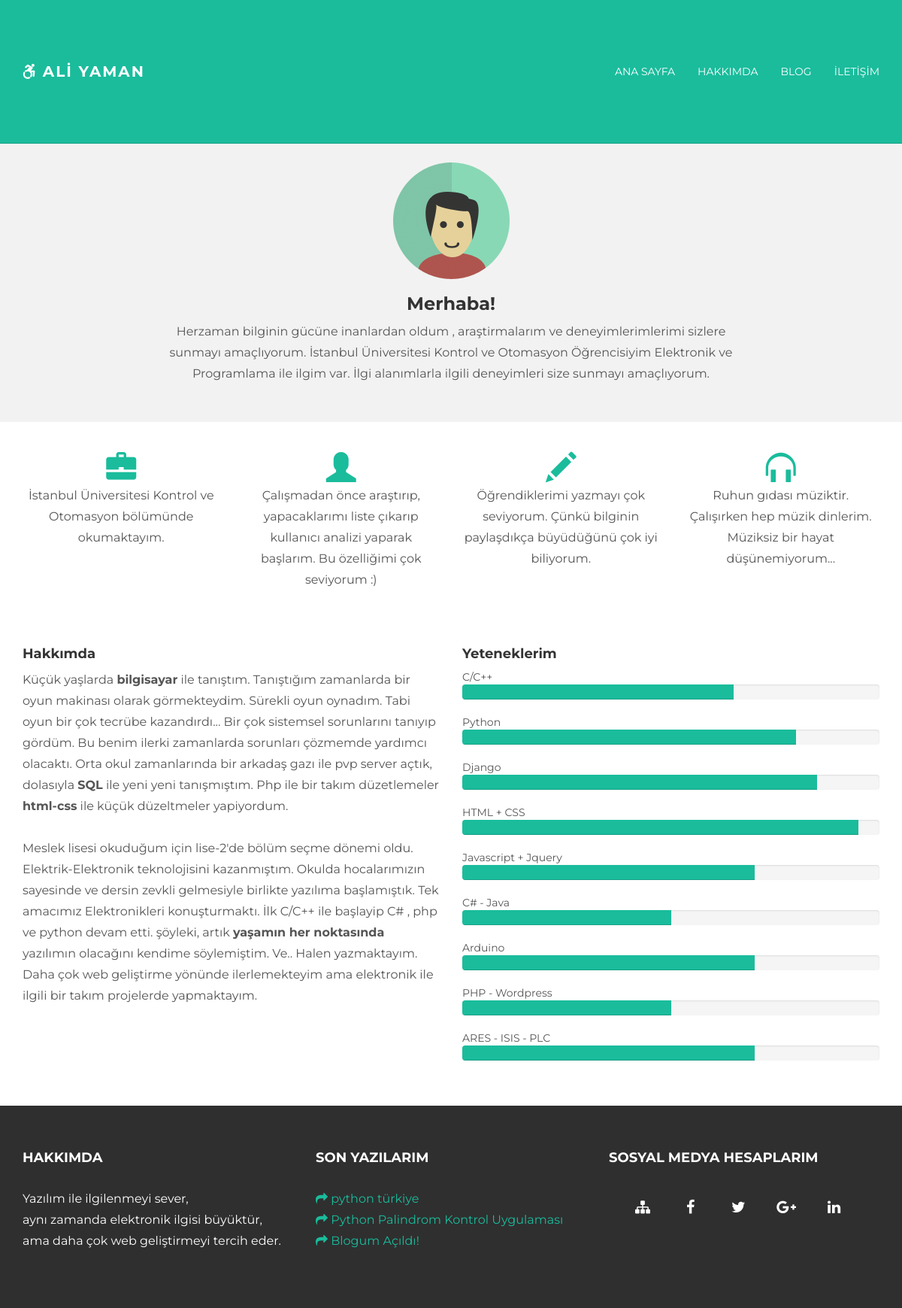
/hakkimda/, run on the app's committed database.
### Blog/models.py (models this page shows, shortened)
class post(models.Model):
    title = models.CharField(max_length=500,null=True)
    time = models.DateField(null=True)
    content = RichTextField(null=True)
    keywords = models.CharField(max_length=500,null=True)
    description = models.CharField(max_length=500,null=True)
    image = models.ImageField(upload_to='blog_img',null=True)
    category_list = models.ForeignKey(category,null=True)
    seo_url = models.CharField(max_length=500,null=True)
    class Meta:
        verbose_name_plural = "Blog Yaz"

### Blog/views.py (the view)
# urls.py: url(r'^hakkimda/', about, name='about'),
def about(request):
    last_db = post.objects.order_by('?')[:3]
    return render(request, 'about.html', {
        'last_db': last_db
    })

### templates/about.html (shortened to what this page needs)
{% extends 'base.html' %}
{% load static %}
{% block content %}
	<div id="ww">
	    <div class="container">
			<div class="row">
				<div class="col-lg-8 col-lg-offset-2 centered">
					<img src="{%  static 'img/user.png' %}" alt="Stanley">
					<h3>Merhaba! </h3>
                    <p>Herzaman bilginin gücüne inanlardan oldum , araştirmalarım ve deneyimlerimlerimi sizlere sunmayı amaçlıyorum.
                    İstanbul Üniversitesi Kontrol ve Otomasyon Öğrencisiyim Elektronik ve Programlama ile ilgim var.
                    İlgi alanımlarla ilgili deneyimleri size sunmayı amaçlıyorum.</p>
				</div>
			</div>
	    </div>
	</div>
	<div class="container pt">
		<div class="row mt centered">
			<div class="col-lg-3">
				<span class="glyphicon glyphicon-briefcase"></span>
				<p>İstanbul Üniversitesi Kontrol ve Otomasyon bölümünde okumaktayım.</p>
			</div>
			<div class="col-lg-3">
				<span class="glyphicon glyphicon-user"></span>
				<p>Çalışmadan önce araştırıp, yapacaklarımı liste çıkarıp kullanıcı analizi yaparak başlarım. Bu özelliğimi
                çok seviyorum :)</p>
			</div>
			<div class="col-lg-3">
				<span class="glyphicon glyphicon-pencil"></span>
				<p>Öğrendiklerimi yazmayı çok seviyorum. Çünkü bilginin paylaşdıkça büyüdüğünü çok iyi biliyorum.</p>
			</div>
			<div class="col-lg-3">
				<span class="glyphicon glyphicon-headphones"></span>
				<p>Ruhun gıdası müziktir. Çalışırken hep müzik dinlerim. Müziksiz bir hayat düşünemiyorum...</p>
			</div>
		</div>
		<div class="row mt">
			<div class="col-lg-6">
				<h4>Hakkımda</h4>
                <p>
                Küçük yaşlarda <b>bilgisayar</b> ile tanıştım. Tanıştığım zamanlarda bir oyun makinası olarak görmekteydim.
                Sürekli oyun oynadım. Tabi oyun bir çok tecrübe kazandırdı... Bir çok sistemsel sorunlarını tanıyıp gördüm. Bu
                benim ilerki zamanlarda sorunları çözmemde yardımcı olacaktı. Orta okul zamanlarında bir arkadaş gazı ile
                pvp server açtık, dolasıyla <b>SQL</b> ile yeni yeni tanışmıştım. Php ile bir takım düzetlemeler <b>html-css</b> ile küçük
                düzeltmeler yapiyordum.
                <br><br>
                Meslek lisesi okuduğum için lise-2'de bölüm seçme dönemi oldu. Elektrik-Elektronik teknolojisini kazanmıştım.
                Okulda hocalarımızın sayesinde ve dersin zevkli gelmesiyle birlikte yazılıma başlamıştık. Tek amacımız
                Elektronikleri konuşturmaktı. İlk C/C++ ile başlayip C# , php ve python devam etti.
                şöyleki, artık <b>yaşamın her noktasında</b> yazılımın olacağını kendime söylemiştim.
                Ve.. Halen yazmaktayım. Daha çok web geliştirme yönünde ilerlemekteyim ama elektronik ile ilgili bir takım
                projelerde yapmaktayım.
                </p>
			</div>
			<div class="col-lg-6">
				<h4>Yeteneklerim</h4>
            C/C++
            <div class="progress">
                <div class="progress-bar progress-bar-theme" role="progressbar" aria-valuenow="95" aria-valuemin="0" aria-valuemax="100" style="width: 65%;">
                </div>
            </div>
				Python
				<div class="progress">
					<div class="progress-bar progress-bar-theme" role="progressbar" aria-valuenow="80" aria-valuemin="0" aria-valuemax="100" style="width: 80%;">
					</div>
				</div>
				Django
				<div class="progress">
					<div class="progress-bar progress-bar-theme" role="progressbar" aria-valuenow="85" aria-valuemin="0" aria-valuemax="100" style="width: 85%;">
					</div>
				</div>
				HTML + CSS
				<div class="progress">
					<div class="progress-bar progress-bar-theme" role="progressbar" aria-valuenow="95" aria-valuemin="0" aria-valuemax="100" style="width: 95%;">
					</div>
				</div>
                Javascript + Jquery
				<div class="progress">
					<div class="progress-bar progress-bar-theme" role="progressbar" aria-valuenow="95" aria-valuemin="0" aria-valuemax="100" style="width: 70%;">
					</div>
				</div>
                C# - Java
				<div class="progress">
					<div class="progress-bar progress-bar-theme" role="progressbar" aria-valuenow="95" aria-valuemin="0" aria-valuemax="100" style="width: 50%;">
					</div>
				</div>
                Arduino
				<div class="progress">
					<div class="progress-bar progress-bar-theme" role="progressbar" aria-valuenow="95" aria-valuemin="0" aria-valuemax="100" style="width: 70%;">
					</div>
				</div>
                PHP - Wordpress
				<div class="progress">
					<div class="progress-bar progress-bar-theme" role="progressbar" aria-valuenow="95" aria-valuemin="0" aria-valuemax="100" style="width: 50%;">
					</div>
				</div>
                ARES - ISIS - PLC
				<div class="progress">
					<div class="progress-bar progress-bar-theme" role="progressbar" aria-valuenow="95" aria-valuemin="0" aria-valuemax="100" style="width: 70%;">
					</div>
				</div>
			</div>
		</div>
	</div>
{% endblock %}
{% block last_content %}
    {% for i in last_db %}
<a href="/makale/{{ i.seo_url }}"><i class="fa fa-share" aria-hidden="true"></i> {{ i.title }}</a><br/>
    {% endfor %}
{% endblock %}

### static/css/main.css (style rules this page uses)
body { background-color: #ffffff; font-family: 'Montserrat', sans-serif; font-weight: 400; font-size: 14px; color: #555; -webkit-font-smoothing: antialiased; -webkit-overflow-scrolling: touch; }
h1, h2, h3, h4, h5, h6 { font-family: 'Montserrat', sans-serif; font-weight: 700; color: #333; }
p { line-height: 28px; margin-bottom: 25px; font-size: 16px; }
.centered { text-align: center; }
a { color: #1abc9c; word-wrap: break-word; -webkit-transition: color 0.1s ease-in, background 0.1s ease-in; -moz-transition: color 0.1s ease-in, background 0.1s ease-in; -ms-transition: color 0.1s ease-in, background 0.1s ease-in; -o-transition: color 0.1s ease-in, background 0.1s ease-in; transition: color 0.1s ease-in, background 0.1s ease-in; }
a:before, a:after { -webkit-transition: color 0.1s ease-in, background 0.1s ease-in; -moz-transition: color 0.1s ease-in, background 0.1s ease-in; -ms-transition: color 0.1s ease-in, background 0.1s ease-in; -o-transition: color 0.1s ease-in, background 0.1s ease-in; transition: color 0.1s ease-in, background 0.1s ease-in; }
.progress-bar-theme { background-color: #1abc9c; }
.mt { margin-top: 40px; margin-bottom: 40px; }
.pt { padding-top: 0px; padding-bottom: 0px; }
#ww { padding-top: 25px; padding-bottom: 25px; background-color: #f2f2f2; }
.glyphicon { font-size: 40px; color: #1abc9c; }

### data on the page
post: title "python türkiye"
post: title "Python Palindrom Kontrol Uygulaması"
post: title "Blogum Açıldı!"
